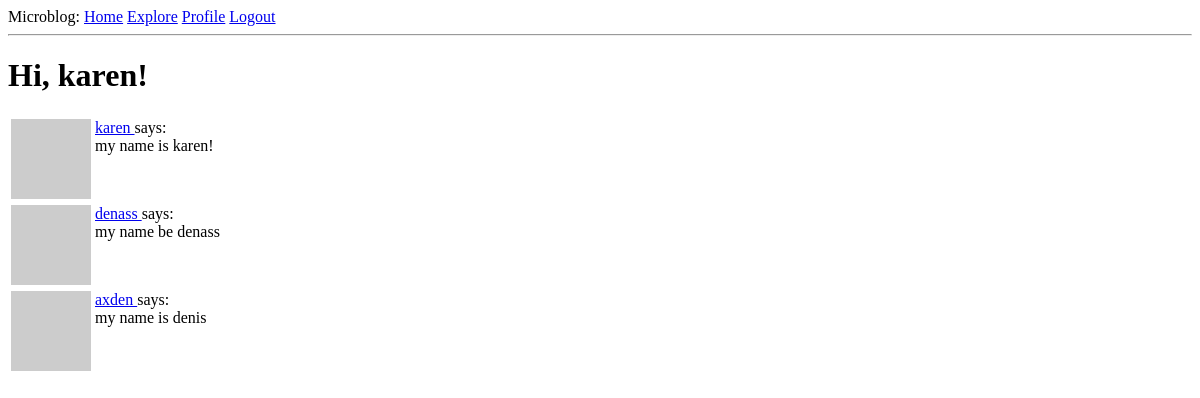
The app's page /explore (signed in), older data.
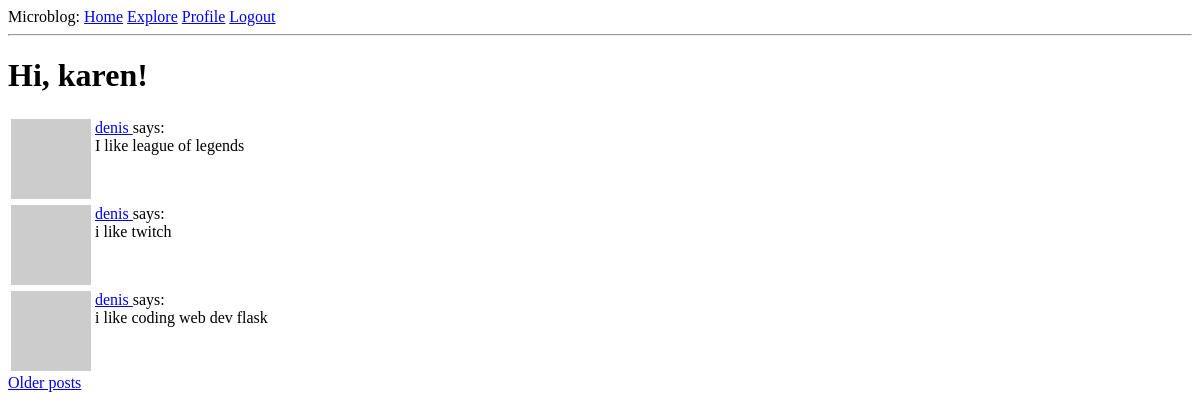
The same page, newer data.
### app/models.py (models this page shows, shortened)
class User(UserMixin, db.Model):
    id: so.Mapped[int] = so.mapped_column(primary_key=True)
    username: so.Mapped[str] = so.mapped_column(sa.String(64), index=True,
                                                unique=True)
    email: so.Mapped[str] = so.mapped_column(sa.String(120), index=True,
                                             unique=True)
    password_hash: so.Mapped[Optional[str]] = so.mapped_column(sa.String(256))
    posts: so.WriteOnlyMapped['Post'] = so.relationship(
        back_populates='author')
    about_me: so.Mapped[Optional[str]] = so.mapped_column(sa.String(140))
    last_seen: so.Mapped[Optional[datetime]] = so.mapped_column(
        default=lambda: datetime.now(timezone.utc))
    following: so.WriteOnlyMapped['User'] = so.relationship(
        secondary=followers, primaryjoin=(followers.c.follower_id == id),
        secondaryjoin=(followers.c.followed_id == id),
        back_populates='followers')
    followers: so.WriteOnlyMapped['User'] = so.relationship(
        secondary=followers, primaryjoin=(followers.c.followed_id == id),
        secondaryjoin=(followers.c.follower_id == id),
        back_populates='following')
    def avatar(self, size):
        digest = md5(self.email.lower().encode('utf-8')).hexdigest()
        return f'https://www.gravatar.com/avatar/{digest}?d=identicon&s={size}'

class Post(db.Model):
    id: so.Mapped[int] = so.mapped_column(primary_key=True)
    body: so.Mapped[str] = so.mapped_column(sa.String(140))
    timestamp: so.Mapped[datetime] = so.mapped_column(
        index=True, default=lambda: datetime.now(timezone.utc))
    user_id: so.Mapped[int] = so.mapped_column(sa.ForeignKey(User.id),
                                               index=True)
    author: so.Mapped[User] = so.relationship(back_populates='posts')

### app/routes.py (the view)
@app.route('/explore')
@login_required
def explore():
    page = request.args.get('page', 1, type=int)
    query = sa.select(Post).order_by(Post.timestamp.desc())
    posts = db.paginate(query, page=page,
                        per_page=app.config['POSTS_PER_PAGE'], error_out=False)
    next_url = url_for('explore', page=posts.next_num) \
        if posts.has_next else None
    prev_url = url_for('explore', page=posts.prev_num) \
        if posts.has_prev else None
    return render_template("index.html", title='Explore', posts=posts.items,
                           next_url=next_url, prev_url=prev_url)

### app/models.py (called while the page is built)
@login.user_loader
def load_user(id):
    return db.session.get(User, int(id))

### app/routes.py (called while the page is built)
@app.before_request
def before_request():
    if current_user.is_authenticated:
        current_user.last_seen = datetime.now(timezone.utc)
        db.session.commit()

### app/templates/index.html (shortened to what this page needs)
{% extends "base.html" %}
{% block content %}
    <h1>Hi, {{ current_user.username }}!</h1>
    {% for post in posts %}
        {% include '_post.html' %}
    {% endfor %}
    {% if next_url %}
    <a href="{{ next_url }}">Older posts</a>
    {% endif %}
{% endblock %}

### app/templates/base.html (shortened to what this page needs)
<html>
    <head>
    </head>
    <body>
         <div>
            Microblog:
            <a href="{{ url_for('index') }}">Home</a>
            <a href="{{ url_for('explore') }}">Explore</a>
            {% if current_user.is_anonymous %}
            <a href="{{ url_for('login') }}">Login</a>
            {% else %}
            <a href="{{ url_for('user', username=current_user.username) }}">Profile</a>
            <a href="{{ url_for('logout') }}">Logout</a>
            {% endif %}
        </div>
        <hr>
        {% block content %}{% endblock %}
    </body>
</html>

### app/templates/_post.html
    <table>
        <tr valign="top">
            <td><img src="{{ post.author.avatar(36) }}"></td>
            <td>
                <a href="{{ url_for('user', username=post.author.username) }}">
                    {{ post.author.username }}
                </a>
                says:<br>{{ post.body }}
            </td>
        </tr>
    </table>

Row changes from the older to the newer data that the page shows:
no longer on this page (row unchanged): Post: author.username "karen", body "my name is karen!"
no longer on this page (row unchanged): Post: author.username "denass", body "my name be denass"
no longer on this page (row unchanged): Post: author.username "axden", body "my name is denis"
added Post: author.username "denis", body "I like league of legends"
added Post: author.username "denis", body "i like twitch"
added Post: author.username "denis", body "i like coding web dev flask"
Text that changed along with them:
text now shown: "Older posts"
